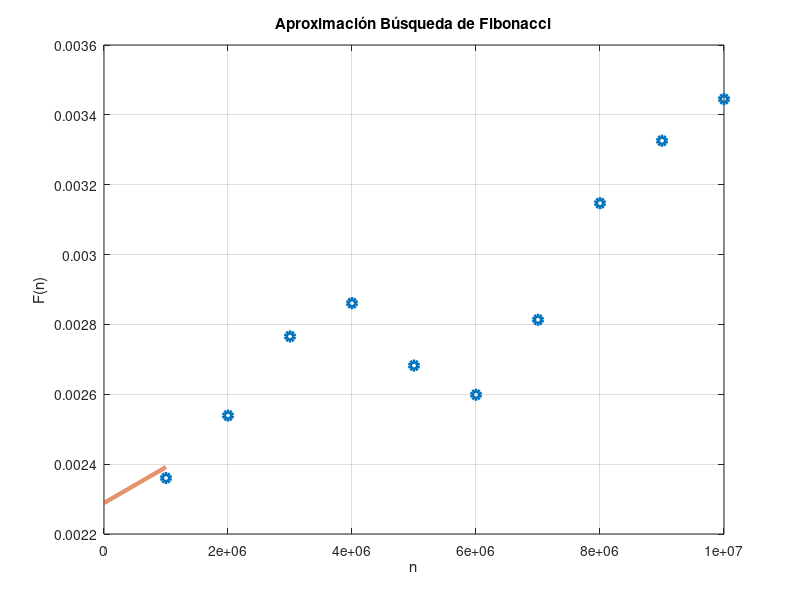

Source code (MATLAB):
clc
close all
x=[1000000
2000000
3000000
4000000
5000000
6000000
7000000
8000000
9000000
10000000
];

y=[0.0023603
0.0025391
0.0027656
0.0028610
0.0026822
0.0025987
0.0028133
0.0031471
0.0033259
0.0034451
];

n=1; 				%%GRADO DEL POLINOMIO DE AJUSTE
p=polyfit(x,y,n)	%%FUNCION QUE REALIZA EL AJUSTE POLINOMIAL

%%SE CREA UN ESPACIO PARA REALIZAR UNA GRAFICA EN 
%%DONDE SE COMPARA LA CURVA AJUSTADA CONTRA LOS 
%%VALORES EXPERIMENTALES
xi=linspace(0,1000000,1000);     %%ESPACIO DE PUNTOS PARA Xi
z=polyval(p,xi);				%%EVALUACION DEL POLINOMIO P EN EL ESPACIO Xi

%%SE REALIZA LA FIGURA CORRESPONDIENTE
aux = figure(1);
plot(x,y,'o',"linewidth", 3,xi,z,'-',"linewidth", 3),grid;
ylabel('F(n)');
xlabel('n');
title('Aproximación Búsqueda de Fibonacci');

%% print(aux, "plot.jpg", "-djpg");